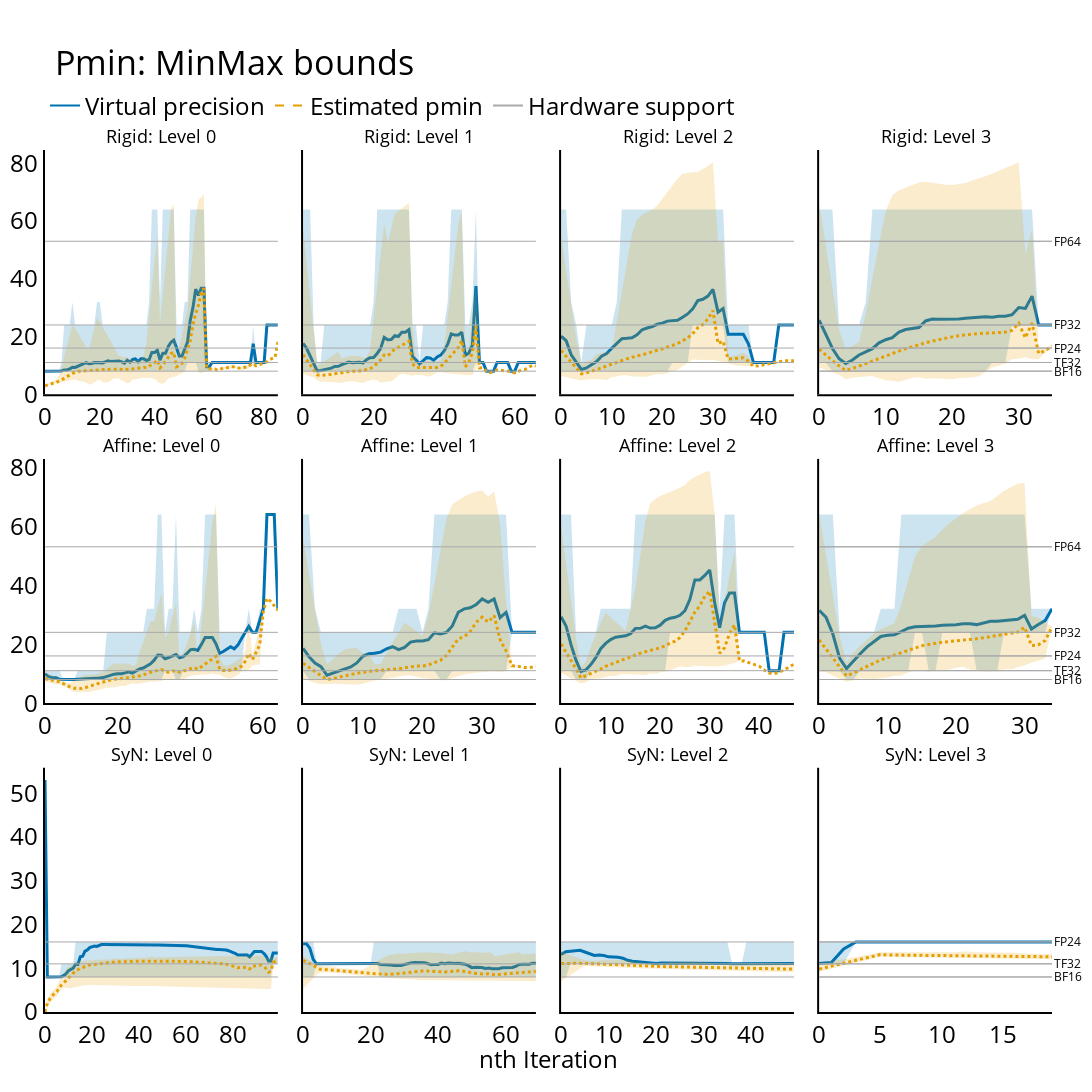
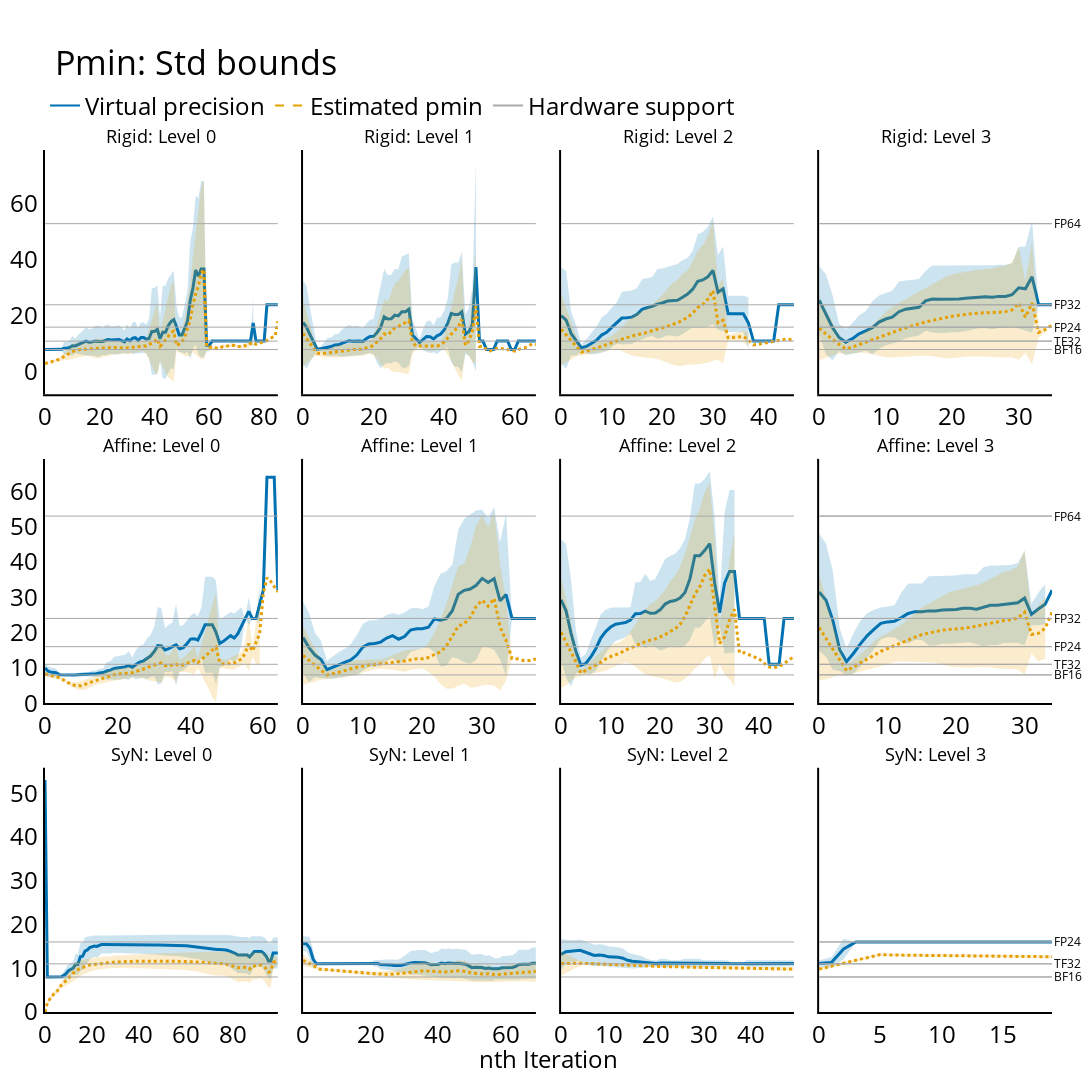

Source (notebook cell) for these figures, in order:
### Code cell
plot_data = all_df[all_df["exp_id"] == EXPERIMENTS.AMP]
plot_pmin(
    plot_data,
    trace_fn=trace_minmax,
    title="Pmin: MinMax bounds",
    out_file=FIG_DIR / "pmin_minmax_bounds.png",
)
plot_pmin(
    plot_data,
    trace_fn=trace_std,
    title="Pmin: Std bounds",
    out_file=FIG_DIR / "pmin_std_bounds.png",
)
